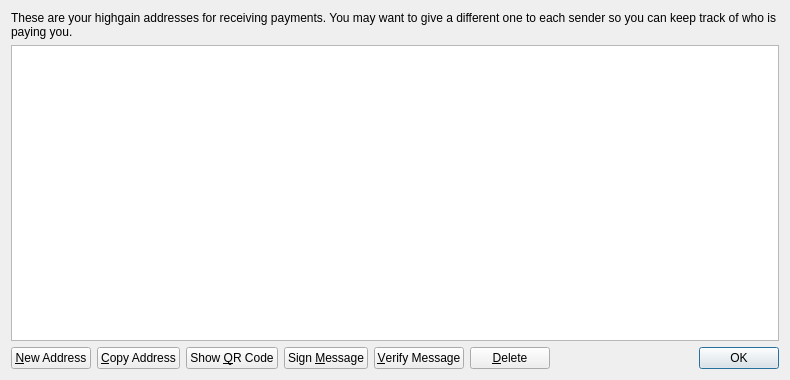
<?xml version="1.0" encoding="UTF-8"?>
<ui version="4.0">
 <class>AddressBookPage</class>
 <widget class="QWidget" name="AddressBookPage">
  <property name="geometry">
   <rect>
    <x>0</x>
    <y>0</y>
    <width>790</width>
    <height>380</height>
   </rect>
  </property>
  <property name="windowTitle">
   <string>Address Book</string>
  </property>
  <layout class="QVBoxLayout" name="verticalLayout">
   <item>
    <widget class="QLabel" name="labelExplanation">
     <property name="text">
      <string>These are your highgain addresses for receiving payments. You may want to give a different one to each sender so you can keep track of who is paying you.</string>
     </property>
     <property name="textFormat">
      <enum>Qt::PlainText</enum>
     </property>
     <property name="wordWrap">
      <bool>true</bool>
     </property>
    </widget>
   </item>
   <item>
    <widget class="QTableView" name="tableView">
     <property name="contextMenuPolicy">
      <enum>Qt::CustomContextMenu</enum>
     </property>
     <property name="toolTip">
      <string>Double-click to edit address or label</string>
     </property>
     <property name="tabKeyNavigation">
      <bool>false</bool>
     </property>
     <property name="alternatingRowColors">
      <bool>true</bool>
     </property>
     <property name="selectionMode">
      <enum>QAbstractItemView::SingleSelection</enum>
     </property>
     <property name="selectionBehavior">
      <enum>QAbstractItemView::SelectRows</enum>
     </property>
     <property name="sortingEnabled">
      <bool>true</bool>
     </property>
     <attribute name="verticalHeaderVisible">
      <bool>false</bool>
     </attribute>
    </widget>
   </item>
   <item>
    <layout class="QHBoxLayout" name="horizontalLayout">
     <item>
      <widget class="QPushButton" name="newAddressButton">
       <property name="toolTip">
        <string>Create a new address</string>
       </property>
       <property name="text">
        <string>&amp;New Address</string>
       </property>
       <property name="icon">
        <iconset resource="../bitcoin.qrc">
         <normaloff>:/icons/add</normaloff>:/icons/add</iconset>
       </property>
      </widget>
     </item>
     <item>
      <widget class="QPushButton" name="copyToClipboard">
       <property name="toolTip">
        <string>Copy the currently selected address to the system clipboard</string>
       </property>
       <property name="text">
        <string>&amp;Copy Address</string>
       </property>
       <property name="icon">
        <iconset resource="../bitcoin.qrc">
         <normaloff>:/icons/editcopy</normaloff>:/icons/editcopy</iconset>
       </property>
      </widget>
     </item>
     <item>
      <widget class="QPushButton" name="showQRCode">
       <property name="text">
        <string>Show &amp;QR Code</string>
       </property>
       <property name="icon">
        <iconset resource="../bitcoin.qrc">
         <normaloff>:/icons/qrcode</normaloff>:/icons/qrcode</iconset>
       </property>
      </widget>
     </item>
     <item>
      <widget class="QPushButton" name="signMessage">
       <property name="toolTip">
        <string>Sign a message to prove you own a highgain address</string>
       </property>
       <property name="text">
        <string>Sign &amp;Message</string>
       </property>
       <property name="icon">
        <iconset resource="../bitcoin.qrc">
         <normaloff>:/icons/edit</normaloff>:/icons/edit</iconset>
       </property>
      </widget>
     </item>
     <item>
      <widget class="QPushButton" name="verifyMessage">
       <property name="toolTip">
        <string>Verify a message to ensure it was signed with a specified highgain address</string>
       </property>
       <property name="text">
        <string>&amp;Verify Message</string>
       </property>
       <property name="icon">
        <iconset resource="../bitcoin.qrc">
         <normaloff>:/icons/transaction_0</normaloff>:/icons/transaction_0</iconset>
       </property>
      </widget>
     </item>
     <item>
      <widget class="QPushButton" name="deleteButton">
       <property name="toolTip">
        <string>Delete the currently selected address from the list</string>
       </property>
       <property name="text">
        <string>&amp;Delete</string>
       </property>
       <property name="icon">
        <iconset resource="../bitcoin.qrc">
         <normaloff>:/icons/remove</normaloff>:/icons/remove</iconset>
       </property>
      </widget>
     </item>
     <item>
      <spacer name="horizontalSpacer">
       <property name="orientation">
        <enum>Qt::Horizontal</enum>
       </property>
       <property name="sizeHint" stdset="0">
        <size>
         <width>40</width>
         <height>20</height>
        </size>
       </property>
      </spacer>
     </item>
     <item>
      <widget class="QDialogButtonBox" name="buttonBox">
       <property name="sizePolicy">
        <sizepolicy hsizetype="Maximum" vsizetype="Fixed">
         <horstretch>0</horstretch>
         <verstretch>0</verstretch>
        </sizepolicy>
       </property>
       <property name="standardButtons">
        <set>QDialogButtonBox::Ok</set>
       </property>
      </widget>
     </item>
    </layout>
   </item>
  </layout>
 </widget>
 <resources>
  <include location="../bitcoin.qrc"/>
 </resources>
 <connections/>
</ui>
